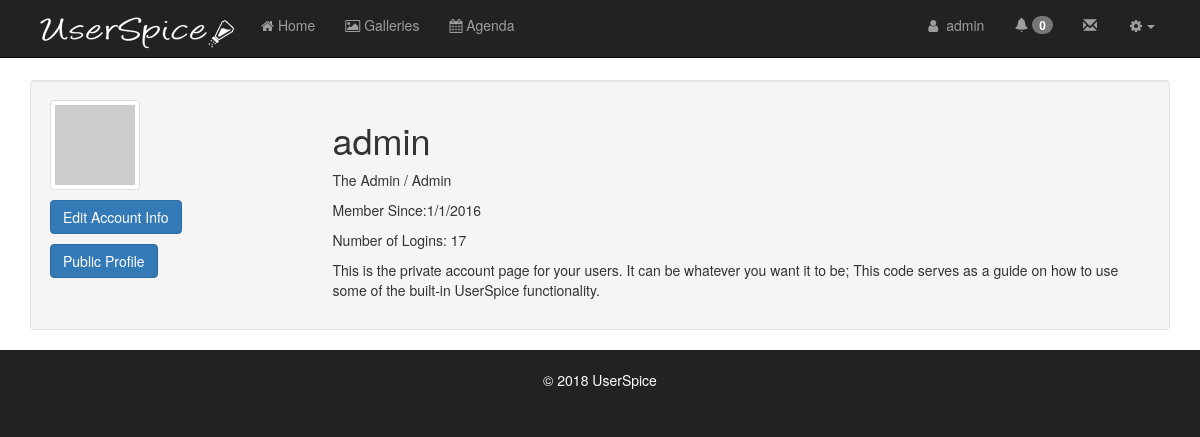
/users/account.php (signed in), run on an earlier commit of the app's database.
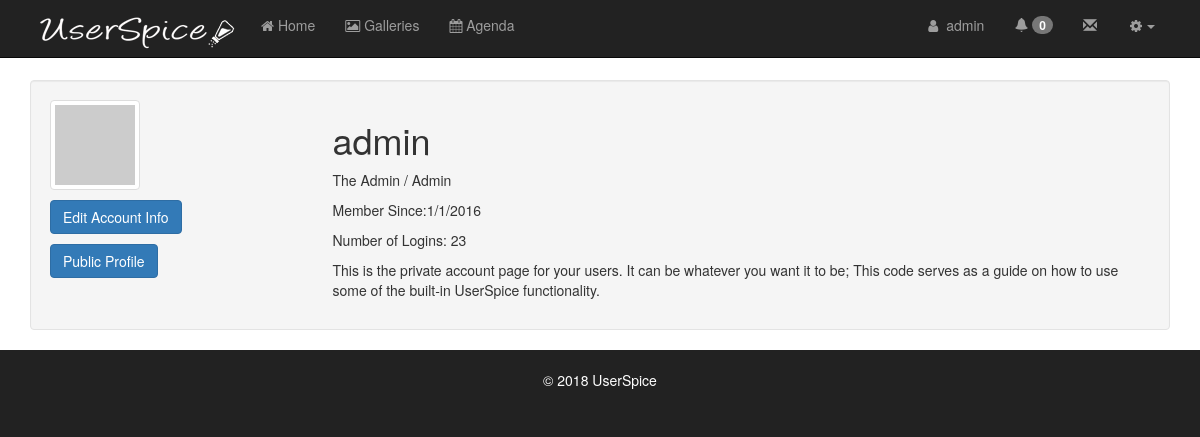
And on a later commit of the database.
### tables this page shows
CREATE TABLE IF NOT EXISTS `users` (
  `id` int(11) NOT NULL AUTO_INCREMENT,
  `email` varchar(155) NOT NULL,
  `email_new` varchar(155) DEFAULT NULL,
  `username` varchar(255) NOT NULL,
  `password` varchar(255) NOT NULL,
  `fname` varchar(255) NOT NULL,
  `lname` varchar(255) NOT NULL,
  `permissions` int(11) NOT NULL,
  `editmode` int(11) NOT NULL,
  `logins` int(100) NOT NULL,
  `account_owner` tinyint(4) NOT NULL DEFAULT '0',
  `account_id` int(11) NOT NULL DEFAULT '0',
  `company` varchar(255) NOT NULL,
  `join_date` datetime NOT NULL,
  `last_login` datetime NOT NULL,
  `email_verified` tinyint(4) NOT NULL DEFAULT '0',
  `vericode` varchar(15) NOT NULL,
  `active` int(1) NOT NULL,
  `oauth_provider` varchar(255) NOT NULL,
  `oauth_uid` varchar(255) NOT NULL,
  `gender` varchar(10) NOT NULL,
  `locale` varchar(10) NOT NULL,
  `gpluslink` varchar(255) NOT NULL,
  `picture` varchar(255) NOT NULL,
  `created` datetime NOT NULL,
  `modified` datetime NOT NULL,
  `fb_uid` varchar(255) NOT NULL,
  `un_changed` int(1) NOT NULL,
  `msg_exempt` int(1) NOT NULL DEFAULT '0',
  `last_confirm` datetime DEFAULT NULL,
  `protected` int(1) NOT NULL DEFAULT '0',
  `dev_user` int(1) NOT NULL DEFAULT '0',
  `msg_notification` int(1) NOT NULL DEFAULT '1',
  `force_pr` int(1) NOT NULL DEFAULT '0',
  `twoKey` varchar(16) DEFAULT NULL,
  `twoEnabled` int(1) DEFAULT '0',
  `cloak_allowed` tinyint(1) NOT NULL DEFAULT '0',
  PRIMARY KEY (`id`),
  KEY `EMAIL` (`email`) USING BTREE
);

### users/classes/DB.php (called while the page is built, shortened)
<?php
class DB {
	private static $_instance = null;
	private $_pdo, $_query, $_error = false, $_errorInfo, $_results, $_resultsArray, $_count = 0, $_lastId, $_queryCount=0;
	private function __construct(){
		if (!$opts = Config::get('mysql/options'))
			$opts = array(PDO::MYSQL_ATTR_INIT_COMMAND => "SET SESSION sql_mode = ''");
		try{
			$this->_pdo = new PDO('mysql:host=' .
				Config::get('mysql/host') .';dbname='.
				Config::get('mysql/db') . ';charset=utf8',
				Config::get('mysql/username'),
				Config::get('mysql/password'),
				$opts);
		} catch(PDOException $e){
			die($e->getMessage());
		}
	}
	public static function getInstance(){
		if (!isset(self::$_instance)) {
			self::$_instance = new DB();
		}
		return self::$_instance;
	}
	public function query($sql, $params = array()){
		$this->_error = false;
		$this->_errorInfo = array(0, null, null); $this->_resultsArray=[]; $this->_count=0; $this->_lastId=0;
		if ($this->_query = $this->_pdo->prepare($sql)) {
			$x = 1;
			if (count($params)) {
				foreach ($params as $param) {
					$this->_query->bindValue($x, $param);
					$x++;
				}
			}
			if ($this->_query->execute()) {
				if ($this->_query->columnCount() > 0) {
					$this->_results = $this->_query->fetchALL(PDO::FETCH_OBJ);
				}
				$this->_count = $this->_query->rowCount();
			} else{
				$this->_error = true;
				$this->_errorInfo = $this->_query->errorInfo();
			}
		}
		return $this;
	}
	public function action($action, $table, $where = array()){
		$sql    = "{$action} FROM {$table}";
		$values = array();
		$is_ok  = true;
		if ($where_text = $this->_calcWhere($where, $values, "and", $is_ok))
			$sql .= " WHERE $where_text";
		if ($is_ok)
			if (!$this->query($sql, $values)->error())
				return $this;
		return false;
	}
	private function _calcWhere($w, &$vals, $comboparg='and', &$is_ok=NULL) {
		if (is_array($w)) {
			$comb_ops   = ['and', 'or', 'and not', 'or not'];
			$valid_ops  = ['=', '<', '>', '<=', '>=', '<>', '!=', 'LIKE', 'NOT LIKE', 'ALIKE', 'NOT ALIKE', 'REGEXP', 'NOT REGEXP'];
			$two_args   = ['IS NULL', 'IS NOT NULL'];
			$four_args  = ['BETWEEN', 'NOT BETWEEN'];
			$arr_arg    = ['IN', 'NOT IN'];
			$nested_arg = ['ANY', 'ALL', 'SOME'];
			$nested     = ['EXISTS', 'NOT EXISTS'];
			$nestedIN   = ['IN SELECT', 'NOT IN SELECT'];
			$wcount     = count($w);
			if (array_values($w) === $w) {
				if (in_array(strtolower($w[0]), $comb_ops)) {
					$sql = '';
					$combop = '';
					for ($i = 1; $i < $wcount; $i++) {
						$sql .= ' '. $combop . ' ' . $this->_calcWhere($w[$i], $vals, "and", $is_ok);
						$combop = $w[0];
					}
					return '('.$sql.')';
				} elseif ($wcount==3  &&  in_array($w[1],$valid_ops)) {
					return "{$w[0]} {$w[1]} ?";
				} elseif ($wcount==2  &&  in_array($w[1],$two_args)) {
					return "{$w[0]} {$w[1]}";
				} elseif ($wcount==4  &&  in_array($w[1],$four_args)) {
					$vals[] = $w[2];
					$vals[] = $w[3];
					return "{$w[0]} {$w[1]} ? AND ?";
				} elseif ($wcount==3  &&  in_array($w[1],$arr_arg)  &&  is_array($w[2])) {
					$vals = array_merge($vals,$w[2]);
					return "{$w[0]} {$w[1]} (" . substr( str_repeat(",?",count($w[2])), 1) . ")";
				} elseif (($wcount==5 || $wcount==6 && is_array($w[5]))  &&  in_array($w[1],$valid_ops)  &&  in_array($w[2],$nested_arg)) {
					return  "{$w[0]} {$w[1]} {$w[2]}" . $this->get_subquery_sql($w[4],$w[3],$w[5],$vals,$is_ok);
				} elseif (($wcount==3 || $wcount==4 && is_array($w[3]))  &&  in_array($w[0],$nested)) {
					return $w[0] . $this->get_subquery_sql($w[2],$w[1],$w[3],$vals,$is_ok);
				} elseif (($wcount==4 || $wcount==5 && is_array($w[4]))  &&  in_array($w[1],$nestedIN)) {
					return "{$w[0]} " . substr($w[1],0,-7) . $this->get_subquery_sql($w[3],$w[2],$w[4],$vals,$is_ok);
				} else {
					echo "ERROR: w=".print_r($w,true)."<br />\n";
					$is_ok = false;
				}
			}
		} else {
			echo "ERROR: No array in $w<br />\n";
			$is_ok = false;
		}
	}
	public function get($table, $where){
		return $this->action('SELECT *', $table, $where);
	}
	public function results($assoc = false){
		return $this->_results;
	}
	public function first($assoc = false){
		return (!$assoc || $assoc && $this->count()>0)  ?  $this->results($assoc)[0]  :  [];
	}
	public function count(){
		return $this->_count;
	}
	public function error(){
		return $this->_error;
	}
}

### users/classes/Config.php (called while the page is built)
<?php
class Config {
	public static function get($path = null){
		if($path){
			$config = $GLOBALS['config'];
			$path = explode('/', $path);
			foreach ($path as $bit) {
				if(isset($config[$bit])){
					$config = $config[$bit];
				} else {
					return false;
				}
			}
			return $config;
		}
		return false;
	}
}

### users/classes/class.autoloader.php (called while the page is built, shortened)
<?php
class Autoloader {
	protected static $fileExt = '.php';
	public static function loader($className) {
		$filename = $className . static::$fileExt;
	}
	public static function setFileExt($fileExt) {
		static::$fileExt = $fileExt;
	}
}

### users/classes/User.php (called while the page is built, shortened)
<?php
class User {
	private $_db, $_data, $_sessionName, $_isLoggedIn, $_cookieName;
	public function __construct($user = null){
		$this->_db = DB::getInstance();
		$this->_sessionName = Config::get('session/session_name');
		if (!$user) {
			if (Session::exists($this->_sessionName)) {
				$user = Session::get($this->_sessionName);
				if ($this->find($user)) {
					$this->_isLoggedIn = true;
				} else {
				}
			}
		} else {
			$this->find($user);
		}
	}
	public function find($user = null){
		if ($user) {
			if(is_numeric($user)){
				$field = 'id';
			}elseif(!filter_var($user, FILTER_VALIDATE_EMAIL) === false){
				$field = 'email';
			}else{
				$field = 'username';
			}
			$data = $this->_db->get('users', array($field, '=', $user));
			if ($data->count()) {
				$this->_data = $data->first();
				if($this->data()->account_id == 0 && $this->data()->account_owner == 1){
					$this->_data->account_id = $this->_data->id;
				}
				return true;
			}
		}
		return false;
	}
	public function data(){
		return $this->_data;
	}
	public function isLoggedIn(){
		return $this->_isLoggedIn;
	}
}

### users/classes/Session.php (called while the page is built, shortened)
<?php
class Session {
	public static function exists($name){
		return (isset($_SESSION[$name])) ? true : false;
	}
	public static function get($name){
		return $_SESSION[$name];
	}
}

### users/init.php (called while the page is built, shortened)
<?php
require_once 'classes/class.autoloader.php';
$mainConfig = require (__dir__ . DIRECTORY_SEPARATOR . '..' . DIRECTORY_SEPARATOR . 'config.php');
$user = new User();

### users/classes/Notification.php (called while the page is built, shortened)
<?php
class Notification
{
    private $db, $user_id, $error, $unread, $archive_day_limit;
    public function __construct($user_id, $all = false, $archive_day_limit = 7) {
        $this->db = DB::getInstance();
        $this->archive_day_limit = $archive_day_limit;
        if ($archive_day_limit > 0) $this->archiveOldNotifications($user_id);
    }
    public function archiveOldNotifications($user_id) {
        try {
            $this->db->query('UPDATE notifications SET is_archived=1 WHERE user_id = ? AND is_read=1 AND date_created < NOW() - INTERVAL ? DAY', array($user_id, $this->archive_day_limit));
            return true;
        } catch (\Exception $e) {
            $this->error = $e->getMessage();
        }
        return false;
    }
}

### users/account.php (the view, shortened to what the changed rows need)
<?php require_once 'init.php'; ?>
<?php require_once $abs_us_root.$us_url_root.'users/includes/header.php'; ?>
<?php require_once $abs_us_root.$us_url_root.'users/includes/navigation.php'; ?>
<?php
$raw = date_parse($user->data()->join_date);
$signupdate = $raw['month']."/".$raw['day']."/".$raw['year'];
 ?>
<div id="page-wrapper">
<div class="container">
<div class="well">
<div class="row">
	<div class="col-xs-12 col-md-9">
		<h1><?=echousername($user->data()->id)?></h1>
		<p><?=ucfirst($user->data()->fname)." ".ucfirst($user->data()->lname)?> / <?=echouser($user->data()->id)?></p>
		<p>Member Since:<?=$signupdate?></p>
		<p>Number of Logins: <?=$user->data()->logins?></p>
		<p>This is the private account page for your users. It can be whatever you want it to be; This code serves as a guide on how to use some of the built-in UserSpice functionality. </p>
	</div>
</div>
</div>
</div>
</div>
<?php require_once $abs_us_root.$us_url_root.'users/includes/html_footer.php';  ?>

### users/includes/navigation.php (shortened to what the changed rows need)
<?php
if($settings->navigation_type==0) {
if ($user->isLoggedIn()) {
    if ($dayLimitQ = $db->query('SELECT notif_daylimit FROM settings', array())) $dayLimit = $dayLimitQ->results()[0]->notif_daylimit;
    else $dayLimit = 7;
	$notifications = new Notification($user->data()->id, false, $dayLimit);
}
?>
<div class="navbar navbar-fixed-top navbar-inverse" role="navigation">
	<div class="container">
		<div class="collapse navbar-collapse navbar-top-menu-collapse navbar-right">
					<ul class="nav navbar-nav ">
				<?php if($user->isLoggedIn()){ ?>
					<li><a href="<?=$us_url_root?>users/account.php"><i class="fa fa-fw fa-user"></i> <?php echo echousername($user->data()->id);?></a></li>
					<?php if($settings->notifications==1) {?>
			<li><a href="#" onclick="displayNotifications('new')" id="notificationsTrigger" data-toggle="modal" data-target="#notificationsModal"  ><i class="glyphicon glyphicon-bell"></i> <span id="notifCount" class="badge" style="margin-top: -5px"><?= (int)$notifications->getUnreadCount(); ?></span></a></li>
          <?php } ?>
					<?php if($settings->messaging == 1){ ?>
						<li><a href="<?=$us_url_root?>users/messages.php"><i class="glyphicon glyphicon-envelope"></i> <span id="msgCount" class="badge" style="margin-top: -5px"><?php if($msgC > 0){ echo $msgC;}?></span></a></li>
					<?php } ?>
					<li class="dropdown hidden-xs"><a class="dropdown-toggle" href="#" data-toggle="dropdown"><i class="fa fa-fw fa-cog"></i><b class="caret"></b></a>
					</li>
				<?php }  ?>
				</ul>
				</div>
	</div>
</div>
<?php } if($settings->navigation_type==1) {?>
<?php require_once $abs_us_root.$us_url_root.'users/includes/database-navigation.php'; ?>
<?php } ?>

### users/helpers/us_helpers.php (shortened to what the changed rows need)
<?php
if(!function_exists('echouser')) {
	function echouser($id){
		$db = DB::getInstance();
		$settingsQ = $db->query("SELECT echouser FROM settings");
		$settings = $settingsQ->first();
		if($settings->echouser == 1){
			$query = $db->query("SELECT username FROM users WHERE id = ? LIMIT 1",array($id));
			$count=$query->count();
			if ($count > 0) {
				$results=$query->first();
				echo ucfirst($results->username);
			} else {
				echo "-";
			}
		}
	}
}
if(!function_exists('echousername')) {
	function echousername($id){
		$db = DB::getInstance();
		$query = $db->query("SELECT username FROM users WHERE id = ? LIMIT 1",array($id));
		$count=$query->count();
		if ($count > 0) {
			$results=$query->first();
			return ($results->username);
		} else {
			return "Unknown";
		}
	}
}
if(!function_exists('reAuth')) {
	function reAuth($uri,$uid,$urlRoot){
		$abs_us_root=$_SERVER['DOCUMENT_ROOT'];
		$self_path=explode("/", $_SERVER['PHP_SELF']);
		$self_path_length=count($self_path);
		for($i = 1; $i < $self_path_length; $i++){
			array_splice($self_path, $self_path_length-$i, $i);
			$us_url_root=implode("/",$self_path)."/";
			if (file_exists($abs_us_root.$us_url_root.'z_us_root.php')){
				break;
			}else{
				$file_found=FALSE;
			}
		}
		$urlRootLength=strlen($us_url_root);
		$page=substr($uri,$urlRootLength,strlen($uri)-$urlRootLength);
		$db = DB::getInstance();
		$query = $db->query("SELECT id, page, re_auth FROM pages WHERE page = ?",[$page]);
		$count = $query->count();
		if ($count > 0){
		$results = $query->first();
		$pageDetails = array( 'id' =>$results->id, 'page' => $results->page, 're_auth' => $results->re_auth);
		if (empty($pageDetails)){
			return true;
		}elseif ($pageDetails['re_auth'] == 0){
			return true;
		}else{
			verifyadmin($uid,$page,$urlRoot);
		 }
		}
	}
}

What changed in the data, as far as the page shows it:
changed users "admin": logins "17" → "23"
